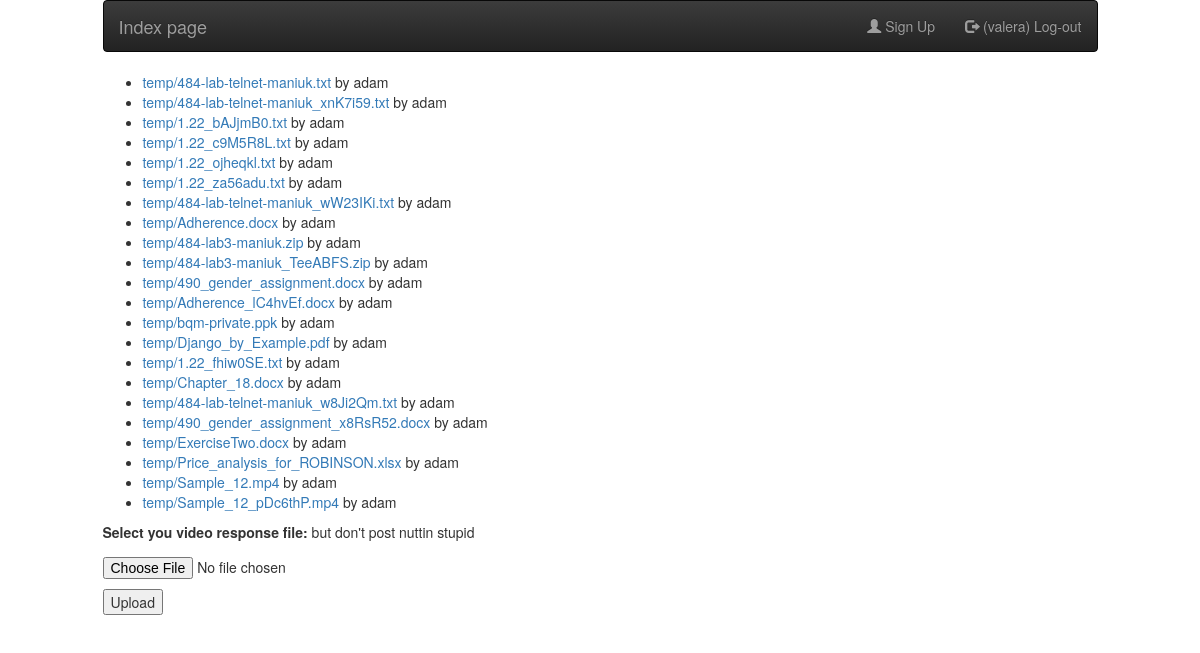
The app's page / (signed in) with its own data.
### upload/models.py (models this page shows)
class ResponseFile(models.Model):
    user = models.ForeignKey(User, related_name='user')
    docfile = models.FileField(upload_to='temp/')

### upload/views.py (the view)
# urls.py: url(r'^$', views.index, name='index'),
@login_required
def index(request):
    if request.method == 'POST':
        form = VideoResponseForm(request.POST, request.FILES)
        if form.is_valid():
            newdoc = ResponseFile(docfile = request.FILES['docfile'],
                                  user_id=request.user.id)
            newdoc.save()
            bucket_name, filename = upload_original_to_s3(newdoc.docfile, request.user)
            add_video_file_for_encoding(bucket_name, filename, request.user.username)
            set_transcoder_job(filename)
            return HttpResponseRedirect(reverse('index'))
    else:
        form = VideoResponseForm() # A empty, unbound form
    documents = ResponseFile.objects.all()
    users = User.objects.all()
    return render(request, "ninja/upload.html", {'documents': documents,
                                                 'users':users,
                                                 'form': form} )

### upload/form.py
class VideoResponseForm(forms.Form):
    docfile = forms.FileField(
        label='Select you video response file',
        help_text='but don\'t post nuttin stupid'
    )

### upload/templates/ninja/upload.html (shortened to what this page needs)
{% extends 'ninja/base.html' %}
{% block content %}
{% if documents %}
        <ul>
        {% for document in documents %}
            <li><a href="{{ document.docfile.url }}">{{ document.docfile.name }}</a> by {{ document.user.username }}</li>
        {% endfor %}
        </ul>
    {% else %}
        <p>No documents.</p>
    {% endif %}
<form action="{% url 'index' %}" method="post" enctype="multipart/form-data">
            <p>{{ form.docfile.label_tag }} {{ form.docfile.help_text }}</p>
            <p>
                {{ form.docfile }}
            </p>
            <p><input type="submit" value="Upload" /></p>
        </form>
{% endblock %}

### upload/templates/ninja/base.html (shortened to what this page needs)
{% load staticfiles %}
<!DOCTYPE html>
<html lang="en">
<link rel="stylesheet" href="https://maxcdn.bootstrapcdn.com/bootstrap/3.3.7/css/bootstrap.min.css">
<link rel="stylesheet" href="https://maxcdn.bootstrapcdn.com/bootstrap/3.3.7/css/bootstrap-theme.min.css">
<head>
</head>
<body>
<div class ="row">
    <div class = "col-md-10">
     <nav class="navbar navbar-inverse ">
      <div class="container-fluid">
        <div class="navbar-header">
          <a class="navbar-brand" href="{% url 'index' %}">Index page</a>
        </div>
        <ul class="nav navbar-nav navbar-right">
          <li><a href="{% url 'signup' %}"><span class="glyphicon glyphicon-user"></span> Sign Up</a></li>
            {% if user.is_authenticated %}
                <li>
                    <a href="{% url 'logout' %}"><span class="glyphicon glyphicon-log-out">
                    </span> ({{ request.user.username }}) Log-out</a>
                </li>
            {% else %}
                <li><a href="{% url 'login' %}"><span class="glyphicon glyphicon-log-in"></span> Login</a></li>
            {% endif %}
        </ul>
      </div>
    </nav>
    </div>
</div>
<div class ="row">
    <div class = "col-xs-1"></div>
    <div class = "col-md-10">
        {% block content %}
        {% endblock %}
    </div>
    <div class = "col-xs-1"></div>
</div>
</body>
</html>

### records on screen
ResponseFile: docfile.name "temp/484-lab-telnet-maniuk.txt", user.username "adam"
ResponseFile: docfile.name "temp/484-lab-telnet-maniuk_xnK7i59.txt", user.username "adam"
ResponseFile: docfile.name "temp/1.22_bAJjmB0.txt", user.username "adam"
ResponseFile: docfile.name "temp/1.22_c9M5R8L.txt", user.username "adam"
ResponseFile: docfile.name "temp/1.22_ojheqkl.txt", user.username "adam"
ResponseFile: docfile.name "temp/1.22_za56adu.txt", user.username "adam"
ResponseFile: docfile.name "temp/484-lab-telnet-maniuk_wW23IKi.txt", user.username "adam"
ResponseFile: docfile.name "temp/Adherence.docx", user.username "adam"
ResponseFile: docfile.name "temp/484-lab3-maniuk.zip", user.username "adam"
ResponseFile: docfile.name "temp/484-lab3-maniuk_TeeABFS.zip", user.username "adam"
ResponseFile: docfile.name "temp/490_gender_assignment.docx", user.username "adam"
ResponseFile: docfile.name "temp/Adherence_lC4hvEf.docx", user.username "adam"
ResponseFile: docfile.name "temp/bqm-private.ppk", user.username "adam"
ResponseFile: docfile.name "temp/Django_by_Example.pdf", user.username "adam"
ResponseFile: docfile.name "temp/1.22_fhiw0SE.txt", user.username "adam"
ResponseFile: docfile.name "temp/Chapter_18.docx", user.username "adam"
ResponseFile: docfile.name "temp/484-lab-telnet-maniuk_w8Ji2Qm.txt", user.username "adam"
ResponseFile: docfile.name "temp/490_gender_assignment_x8RsR52.docx", user.username "adam"
ResponseFile: docfile.name "temp/ExerciseTwo.docx", user.username "adam"
ResponseFile: docfile.name "temp/Price_analysis_for_ROBINSON.xlsx", user.username "adam"
ResponseFile: docfile.name "temp/Sample_12.mp4", user.username "adam"
ResponseFile: docfile.name "temp/Sample_12_pDc6thP.mp4", user.username "adam"

### other values on screen
{{ request.user.username }} "valera"
